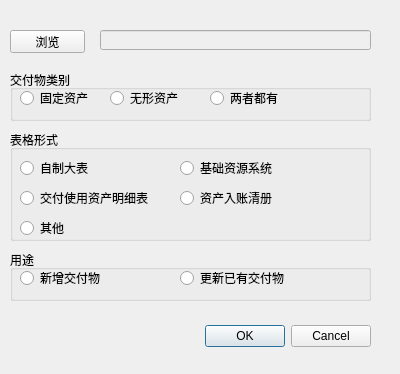
<?xml version="1.0" encoding="UTF-8"?>
<ui version="4.0">
 <class>FileDialog</class>
 <widget class="QDialog" name="FileDialog">
  <property name="geometry">
   <rect>
    <x>0</x>
    <y>0</y>
    <width>400</width>
    <height>374</height>
   </rect>
  </property>
  <property name="windowTitle">
   <string>Dialog</string>
  </property>
  <widget class="QDialogButtonBox" name="buttonBox">
   <property name="geometry">
    <rect>
     <x>30</x>
     <y>320</y>
     <width>341</width>
     <height>32</height>
    </rect>
   </property>
   <property name="orientation">
    <enum>Qt::Horizontal</enum>
   </property>
   <property name="standardButtons">
    <set>QDialogButtonBox::Cancel|QDialogButtonBox::Ok</set>
   </property>
  </widget>
  <widget class="QLineEdit" name="lineEdit">
   <property name="enabled">
    <bool>false</bool>
   </property>
   <property name="geometry">
    <rect>
     <x>100</x>
     <y>30</y>
     <width>271</width>
     <height>20</height>
    </rect>
   </property>
  </widget>
  <widget class="QPushButton" name="pushButton">
   <property name="geometry">
    <rect>
     <x>10</x>
     <y>30</y>
     <width>75</width>
     <height>23</height>
    </rect>
   </property>
   <property name="text">
    <string>浏览</string>
   </property>
  </widget>
  <widget class="QGroupBox" name="groupBox">
   <property name="geometry">
    <rect>
     <x>10</x>
     <y>70</y>
     <width>361</width>
     <height>51</height>
    </rect>
   </property>
   <property name="title">
    <string>交付物类别</string>
   </property>
   <widget class="QRadioButton" name="radioButton">
    <property name="geometry">
     <rect>
      <x>10</x>
      <y>20</y>
      <width>89</width>
      <height>16</height>
     </rect>
    </property>
    <property name="text">
     <string>固定资产</string>
    </property>
   </widget>
   <widget class="QRadioButton" name="radioButton_2">
    <property name="geometry">
     <rect>
      <x>100</x>
      <y>20</y>
      <width>89</width>
      <height>16</height>
     </rect>
    </property>
    <property name="text">
     <string>无形资产</string>
    </property>
   </widget>
   <widget class="QRadioButton" name="radioButton_3">
    <property name="geometry">
     <rect>
      <x>200</x>
      <y>20</y>
      <width>89</width>
      <height>16</height>
     </rect>
    </property>
    <property name="text">
     <string>两者都有</string>
    </property>
   </widget>
  </widget>
  <widget class="QGroupBox" name="groupBox_2">
   <property name="geometry">
    <rect>
     <x>10</x>
     <y>130</y>
     <width>361</width>
     <height>111</height>
    </rect>
   </property>
   <property name="title">
    <string>表格形式</string>
   </property>
   <widget class="QRadioButton" name="radioButton_4">
    <property name="geometry">
     <rect>
      <x>10</x>
      <y>30</y>
      <width>89</width>
      <height>16</height>
     </rect>
    </property>
    <property name="text">
     <string>自制大表</string>
    </property>
   </widget>
   <widget class="QRadioButton" name="radioButton_5">
    <property name="geometry">
     <rect>
      <x>170</x>
      <y>30</y>
      <width>101</width>
      <height>16</height>
     </rect>
    </property>
    <property name="text">
     <string>基础资源系统</string>
    </property>
   </widget>
   <widget class="QRadioButton" name="radioButton_6">
    <property name="geometry">
     <rect>
      <x>10</x>
      <y>60</y>
      <width>131</width>
      <height>16</height>
     </rect>
    </property>
    <property name="text">
     <string>交付使用资产明细表</string>
    </property>
   </widget>
   <widget class="QRadioButton" name="radioButton_7">
    <property name="geometry">
     <rect>
      <x>170</x>
      <y>60</y>
      <width>101</width>
      <height>16</height>
     </rect>
    </property>
    <property name="text">
     <string>资产入账清册</string>
    </property>
   </widget>
   <widget class="QRadioButton" name="radioButton_8">
    <property name="geometry">
     <rect>
      <x>10</x>
      <y>90</y>
      <width>89</width>
      <height>16</height>
     </rect>
    </property>
    <property name="text">
     <string>其他</string>
    </property>
   </widget>
  </widget>
  <widget class="QGroupBox" name="groupBox_3">
   <property name="geometry">
    <rect>
     <x>10</x>
     <y>250</y>
     <width>361</width>
     <height>51</height>
    </rect>
   </property>
   <property name="title">
    <string>用途</string>
   </property>
   <widget class="QRadioButton" name="radioButton_9">
    <property name="geometry">
     <rect>
      <x>10</x>
      <y>20</y>
      <width>89</width>
      <height>16</height>
     </rect>
    </property>
    <property name="text">
     <string>新增交付物</string>
    </property>
   </widget>
   <widget class="QRadioButton" name="radioButton_10">
    <property name="geometry">
     <rect>
      <x>170</x>
      <y>20</y>
      <width>141</width>
      <height>16</height>
     </rect>
    </property>
    <property name="text">
     <string>更新已有交付物</string>
    </property>
   </widget>
  </widget>
 </widget>
 <resources/>
 <connections>
  <connection>
   <sender>buttonBox</sender>
   <signal>accepted()</signal>
   <receiver>FileDialog</receiver>
   <slot>accept()</slot>
   <hints>
    <hint type="sourcelabel">
     <x>248</x>
     <y>254</y>
    </hint>
    <hint type="destinationlabel">
     <x>157</x>
     <y>274</y>
    </hint>
   </hints>
  </connection>
  <connection>
   <sender>buttonBox</sender>
   <signal>rejected()</signal>
   <receiver>FileDialog</receiver>
   <slot>reject()</slot>
   <hints>
    <hint type="sourcelabel">
     <x>316</x>
     <y>260</y>
    </hint>
    <hint type="destinationlabel">
     <x>286</x>
     <y>274</y>
    </hint>
   </hints>
  </connection>
 </connections>
</ui>
